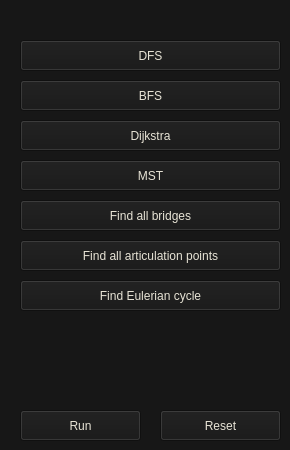
          <widget class="QWidget" name="tabAlgorithms">
           <property name="palette">
            <palette>
             <active>
              <colorrole role="WindowText">
               <brush brushstyle="SolidPattern">
                <color alpha="255">
                 <red>232</red>
                 <green>228</green>
                 <blue>214</blue>
                </color>
               </brush>
              </colorrole>
              <colorrole role="Button">
               <brush brushstyle="SolidPattern">
                <color alpha="255">
                 <red>23</red>
                 <green>23</green>
                 <blue>23</blue>
                </color>
               </brush>
              </colorrole>
              <colorrole role="Text">
               <brush brushstyle="SolidPattern">
                <color alpha="255">
                 <red>232</red>
                 <green>228</green>
                 <blue>214</blue>
                </color>
               </brush>
              </colorrole>
              <colorrole role="ButtonText">
               <brush brushstyle="SolidPattern">
                <color alpha="255">
                 <red>232</red>
                 <green>228</green>
                 <blue>214</blue>
                </color>
               </brush>
              </colorrole>
              <colorrole role="Base">
               <brush brushstyle="SolidPattern">
                <color alpha="255">
                 <red>23</red>
                 <green>23</green>
                 <blue>23</blue>
                </color>
               </brush>
              </colorrole>
              <colorrole role="Window">
               <brush brushstyle="SolidPattern">
                <color alpha="255">
                 <red>23</red>
                 <green>23</green>
                 <blue>23</blue>
                </color>
               </brush>
              </colorrole>
             </active>
             <inactive>
              <colorrole role="WindowText">
               <brush brushstyle="SolidPattern">
                <color alpha="255">
                 <red>232</red>
                 <green>228</green>
                 <blue>214</blue>
                </color>
               </brush>
              </colorrole>
              <colorrole role="Button">
               <brush brushstyle="SolidPattern">
                <color alpha="255">
                 <red>23</red>
                 <green>23</green>
                 <blue>23</blue>
                </color>
               </brush>
              </colorrole>
              <colorrole role="Text">
               <brush brushstyle="SolidPattern">
                <color alpha="255">
                 <red>232</red>
                 <green>228</green>
                 <blue>214</blue>
                </color>
               </brush>
              </colorrole>
              <colorrole role="ButtonText">
               <brush brushstyle="SolidPattern">
                <color alpha="255">
                 <red>232</red>
                 <green>228</green>
                 <blue>214</blue>
                </color>
               </brush>
              </colorrole>
              <colorrole role="Base">
               <brush brushstyle="SolidPattern">
                <color alpha="255">
                 <red>23</red>
                 <green>23</green>
                 <blue>23</blue>
                </color>
               </brush>
              </colorrole>
              <colorrole role="Window">
               <brush brushstyle="SolidPattern">
                <color alpha="255">
                 <red>23</red>
                 <green>23</green>
                 <blue>23</blue>
                </color>
               </brush>
              </colorrole>
             </inactive>
             <disabled>
              <colorrole role="WindowText">
               <brush brushstyle="SolidPattern">
                <color alpha="255">
                 <red>232</red>
                 <green>228</green>
                 <blue>214</blue>
                </color>
               </brush>
              </colorrole>
              <colorrole role="Button">
               <brush brushstyle="SolidPattern">
                <color alpha="255">
                 <red>23</red>
                 <green>23</green>
                 <blue>23</blue>
                </color>
               </brush>
              </colorrole>
              <colorrole role="Text">
               <brush brushstyle="SolidPattern">
                <color alpha="255">
                 <red>232</red>
                 <green>228</green>
                 <blue>214</blue>
                </color>
               </brush>
              </colorrole>
              <colorrole role="ButtonText">
               <brush brushstyle="SolidPattern">
                <color alpha="255">
                 <red>232</red>
                 <green>228</green>
                 <blue>214</blue>
                </color>
               </brush>
              </colorrole>
              <colorrole role="Base">
               <brush brushstyle="SolidPattern">
                <color alpha="255">
                 <red>23</red>
                 <green>23</green>
                 <blue>23</blue>
                </color>
               </brush>
              </colorrole>
              <colorrole role="Window">
               <brush brushstyle="SolidPattern">
                <color alpha="255">
                 <red>23</red>
                 <green>23</green>
                 <blue>23</blue>
                </color>
               </brush>
              </colorrole>
             </disabled>
            </palette>
           </property>
           <property name="styleSheet">
            <string notr="true"/>
           </property>
           <attribute name="title">
            <string>Algorithms</string>
           </attribute>
           <widget class="QPushButton" name="pbDFS">
            <property name="geometry">
             <rect>
              <x>20</x>
              <y>40</y>
              <width>261</width>
              <height>31</height>
             </rect>
            </property>
            <property name="styleSheet">
             <string notr="true"/>
            </property>
            <property name="text">
             <string>DFS</string>
            </property>
            <property name="checkable">
             <bool>true</bool>
            </property>
            <property name="autoExclusive">
             <bool>true</bool>
            </property>
           </widget>
           <widget class="QPushButton" name="pbBFS">
            <property name="geometry">
             <rect>
              <x>20</x>
              <y>80</y>
              <width>261</width>
              <height>31</height>
             </rect>
            </property>
            <property name="styleSheet">
             <string notr="true"/>
            </property>
            <property name="text">
             <string>BFS</string>
            </property>
            <property name="checkable">
             <bool>true</bool>
            </property>
            <property name="autoExclusive">
             <bool>true</bool>
            </property>
           </widget>
           <widget class="QPushButton" name="pbDjikstra">
            <property name="geometry">
             <rect>
              <x>20</x>
              <y>120</y>
              <width>261</width>
              <height>31</height>
             </rect>
            </property>
            <property name="styleSheet">
             <string notr="true"/>
            </property>
            <property name="text">
             <string>Dijkstra</string>
            </property>
            <property name="checkable">
             <bool>true</bool>
            </property>
            <property name="autoExclusive">
             <bool>true</bool>
            </property>
           </widget>
           <widget class="QPushButton" name="pbMST">
            <property name="geometry">
             <rect>
              <x>20</x>
              <y>160</y>
              <width>261</width>
              <height>31</height>
             </rect>
            </property>
            <property name="styleSheet">
             <string notr="true"/>
            </property>
            <property name="text">
             <string>MST</string>
            </property>
            <property name="checkable">
             <bool>true</bool>
            </property>
            <property name="autoExclusive">
             <bool>true</bool>
            </property>
           </widget>
           <widget class="QPushButton" name="pbRUN">
            <property name="geometry">
             <rect>
              <x>20</x>
              <y>410</y>
              <width>121</width>
              <height>31</height>
             </rect>
            </property>
            <property name="styleSheet">
             <string notr="true"/>
            </property>
            <property name="text">
             <string>Run</string>
            </property>
            <property name="icon">
             <iconset>
              <normaloff>:/new/rec/Resources/run.png</normaloff>:/new/rec/Resources/run.png</iconset>
            </property>
           </widget>
           <widget class="QPushButton" name="pbRESET">
            <property name="geometry">
             <rect>
              <x>160</x>
              <y>410</y>
              <width>121</width>
              <height>31</height>
             </rect>
            </property>
            <property name="styleSheet">
             <string notr="true"/>
            </property>
            <property name="text">
             <string>Reset</string>
            </property>
            <property name="icon">
             <iconset>
              <normaloff>:/new/rec/Resources/reset.png</normaloff>:/new/rec/Resources/reset.png</iconset>
            </property>
           </widget>
           <widget class="QPushButton" name="pbBridges">
            <property name="geometry">
             <rect>
              <x>20</x>
              <y>200</y>
              <width>261</width>
              <height>31</height>
             </rect>
            </property>
            <property name="styleSheet">
             <string notr="true"/>
            </property>
            <property name="text">
             <string>Find all bridges</string>
            </property>
            <property name="checkable">
             <bool>true</bool>
            </property>
            <property name="autoExclusive">
             <bool>true</bool>
            </property>
           </widget>
           <widget class="QPushButton" name="pbArticulation">
            <property name="geometry">
             <rect>
              <x>20</x>
              <y>240</y>
              <width>261</width>
              <height>31</height>
             </rect>
            </property>
            <property name="styleSheet">
             <string notr="true"/>
            </property>
            <property name="text">
             <string>Find all articulation points</string>
            </property>
            <property name="checkable">
             <bool>true</bool>
            </property>
            <property name="autoExclusive">
             <bool>true</bool>
            </property>
           </widget>
           <widget class="QPushButton" name="pbEulerian">
            <property name="geometry">
             <rect>
              <x>20</x>
              <y>280</y>
              <width>261</width>
              <height>31</height>
             </rect>
            </property>
            <property name="styleSheet">
             <string notr="true"/>
            </property>
            <property name="text">
             <string>Find Eulerian cycle</string>
            </property>
            <property name="checkable">
             <bool>true</bool>
            </property>
            <property name="autoExclusive">
             <bool>true</bool>
            </property>
           </widget>
          </widget>
